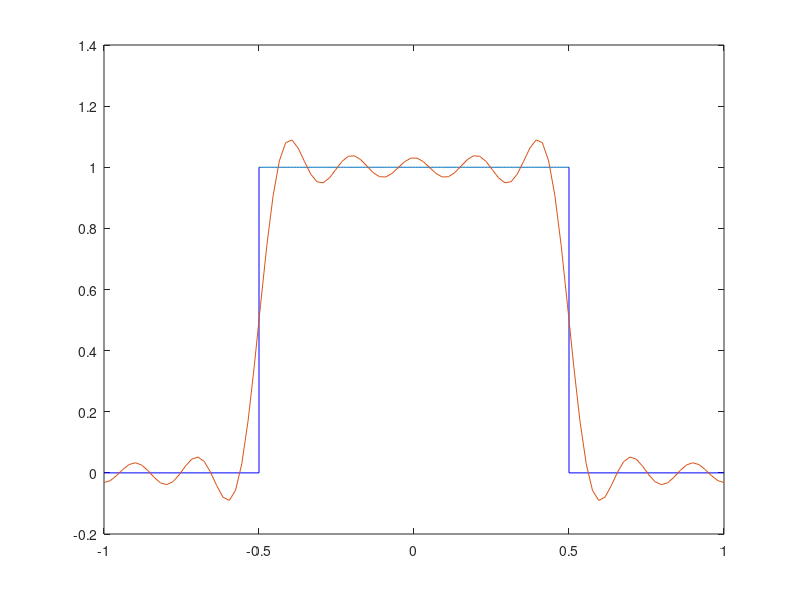

The MATLAB source for this figure:
#f1 =@(x,v,w,t) sin((w/v)*x-w*t);
clear all;
close all;
clc;

L=1




n=1

a0=1

a= @(n) (2/(n*pi))*(-1)^((n-1)/2)

x=linspace(-L,L)

f0=a0
f1= @(x) a(1)*cos(pi*x/L)
f3=@(x) a(3)*cos(3*pi*x/L)
f5=@(x) a(5)*cos(5*pi*x/L)
f7=@(x) a(7)*cos(7*pi*x/L)
f9=@(x) a(9)*cos(9*pi*x/L)

linea= @ (x) 1+0.00001*x

xl=linspace(-L/2,L/2)

plot(xl,linea(x))
hold on
plot([-L/2,-L/2],[0,1],'b');
plot([L/2,L/2],[0,1],'b');
plot([-L,-L/2],[0,0],'b');
plot([L/2,L],[0,0],'b');

plot (x,0.5*a0+f1(x)+f3(x)+f5(x)+f7(x)+f9(x))
hold off
#axis([-L L  -2 2]);
